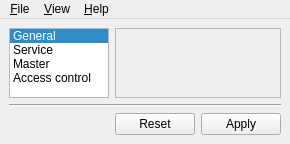
<?xml version="1.0" encoding="UTF-8"?>
<ui version="4.0">
 <class>MainWindow</class>
 <widget class="QMainWindow" name="MainWindow">
  <property name="windowTitle">
   <string>Vyrja Setup</string>
  </property>
  <property name="windowIcon">
   <iconset resource="../resources/configurator.qrc">
    <normaloff>:/configurator/veyon-configurator.png</normaloff>:/configurator/veyon-configurator.png</iconset>
  </property>
  <widget class="QWidget" name="centralwidget">
   <layout class="QGridLayout" name="gridLayout" columnstretch="0,1">
    <item row="0" column="0">
     <widget class="QListWidget" name="pageSelector">
      <property name="verticalScrollBarPolicy">
       <enum>Qt::ScrollBarAsNeeded</enum>
      </property>
      <property name="horizontalScrollBarPolicy">
       <enum>Qt::ScrollBarAlwaysOff</enum>
      </property>
      <property name="sizeAdjustPolicy">
       <enum>QAbstractScrollArea::AdjustToContents</enum>
      </property>
      <property name="iconSize">
       <size>
        <width>48</width>
        <height>48</height>
       </size>
      </property>
      <property name="textElideMode">
       <enum>Qt::ElideNone</enum>
      </property>
      <property name="spacing">
       <number>4</number>
      </property>
      <property name="viewMode">
       <enum>QListView::ListMode</enum>
      </property>
      <property name="uniformItemSizes">
       <bool>true</bool>
      </property>
      <property name="currentRow">
       <number>0</number>
      </property>
      <item>
       <property name="text">
        <string>General</string>
       </property>
       <property name="icon">
        <iconset resource="../resources/configurator.qrc">
         <normaloff>:/configurator/configure-shortcuts.png</normaloff>:/configurator/configure-shortcuts.png</iconset>
       </property>
       <property name="flags">
        <set>ItemIsSelectable|ItemIsUserCheckable|ItemIsEnabled</set>
       </property>
      </item>
      <item>
       <property name="text">
        <string>Service</string>
       </property>
       <property name="icon">
        <iconset resource="../resources/configurator.qrc">
         <normaloff>:/configurator/application-x-sharedlib.png</normaloff>:/configurator/application-x-sharedlib.png</iconset>
       </property>
       <property name="flags">
        <set>ItemIsSelectable|ItemIsUserCheckable|ItemIsEnabled</set>
       </property>
      </item>
      <item>
       <property name="text">
        <string>Master</string>
       </property>
       <property name="icon">
        <iconset resource="../resources/configurator.qrc">
         <normaloff>:/configurator/application-x-ms-dos-executable.png</normaloff>:/configurator/application-x-ms-dos-executable.png</iconset>
       </property>
       <property name="flags">
        <set>ItemIsSelectable|ItemIsUserCheckable|ItemIsEnabled</set>
       </property>
      </item>
      <item>
       <property name="text">
        <string>Access control</string>
       </property>
       <property name="icon">
        <iconset resource="../resources/configurator.qrc">
         <normaloff>:/configurator/network-vpn.png</normaloff>:/configurator/network-vpn.png</iconset>
       </property>
       <property name="flags">
        <set>ItemIsSelectable|ItemIsUserCheckable|ItemIsEnabled</set>
       </property>
      </item>
     </widget>
    </item>
    <item row="0" column="1">
     <widget class="QScrollArea" name="scrollArea">
      <property name="horizontalScrollBarPolicy">
       <enum>Qt::ScrollBarAlwaysOff</enum>
      </property>
      <property name="widgetResizable">
       <bool>true</bool>
      </property>
      <widget class="QWidget" name="scrollAreaWidgetContents">
       <layout class="QVBoxLayout" name="verticalLayout">
        <property name="leftMargin">
         <number>0</number>
        </property>
        <property name="topMargin">
         <number>10</number>
        </property>
        <property name="rightMargin">
         <number>0</number>
        </property>
        <property name="bottomMargin">
         <number>10</number>
        </property>
        <item>
         <widget class="QStackedWidget" name="configPages">
          <property name="currentIndex">
           <number>0</number>
          </property>
          <widget class="GeneralConfigurationPage" name="generalConfigurationPage"/>
          <widget class="ServiceConfigurationPage" name="serviceConfigurationPage"/>
          <widget class="MasterConfigurationPage" name="masterConfigurationPage"/>
          <widget class="AccessControlPage" name="accessControlPage"/>
         </widget>
        </item>
       </layout>
      </widget>
     </widget>
    </item>
    <item row="1" column="0" colspan="2">
     <widget class="Line" name="line">
      <property name="orientation">
       <enum>Qt::Horizontal</enum>
      </property>
     </widget>
    </item>
    <item row="2" column="1">
     <widget class="QDialogButtonBox" name="buttonBox">
      <property name="standardButtons">
       <set>QDialogButtonBox::Apply|QDialogButtonBox::Reset</set>
      </property>
      <property name="centerButtons">
       <bool>true</bool>
      </property>
     </widget>
    </item>
   </layout>
  </widget>
  <widget class="QMenuBar" name="menubar">
   <widget class="QMenu" name="menu_File">
    <property name="title">
     <string>&amp;File</string>
    </property>
    <addaction name="actionLoadSettings"/>
    <addaction name="actionSaveSettings"/>
    <addaction name="separator"/>
    <addaction name="actionResetConfiguration"/>
    <addaction name="separator"/>
    <addaction name="actionQuit"/>
   </widget>
   <widget class="QMenu" name="menu_Help">
    <property name="title">
     <string>&amp;Help</string>
    </property>
    <addaction name="actionAboutVeyon"/>
    <addaction name="actionAboutQt"/>
   </widget>
   <widget class="QMenu" name="menu_View">
    <property name="title">
     <string>&amp;View</string>
    </property>
    <addaction name="viewModeStandard"/>
    <addaction name="viewModeAdvanced"/>
   </widget>
   <addaction name="menu_File"/>
   <addaction name="menu_View"/>
   <addaction name="menu_Help"/>
  </widget>
  <action name="actionQuit">
   <property name="text">
    <string>&amp;Quit</string>
   </property>
   <property name="shortcut">
    <string>Ctrl+Q</string>
   </property>
  </action>
  <action name="actionSaveSettings">
   <property name="icon">
    <iconset resource="../../core/resources/core.qrc">
     <normaloff>:/core/document-save.png</normaloff>:/core/document-save.png</iconset>
   </property>
   <property name="text">
    <string>&amp;Save settings to file</string>
   </property>
   <property name="toolTip">
    <string>Save settings to file</string>
   </property>
   <property name="shortcut">
    <string>Ctrl+S</string>
   </property>
  </action>
  <action name="actionLoadSettings">
   <property name="icon">
    <iconset resource="../../core/resources/core.qrc">
     <normaloff>:/core/document-open.png</normaloff>:/core/document-open.png</iconset>
   </property>
   <property name="text">
    <string>L&amp;oad settings from file</string>
   </property>
   <property name="shortcut">
    <string>Ctrl+O</string>
   </property>
  </action>
  <action name="actionAboutVeyon">
   <property name="icon">
    <iconset resource="../../core/resources/core.qrc">
     <normaloff>:/core/help-about.png</normaloff>:/core/help-about.png</iconset>
   </property>
   <property name="text">
    <string>About Vyrja Classroom</string>
   </property>
  </action>
  <action name="actionAboutQt">
   <property name="text">
    <string>About Qt</string>
   </property>
  </action>
  <action name="actionResetConfiguration">
   <property name="icon">
    <iconset resource="../../core/resources/core.qrc">
     <normaloff>:/core/edit-delete.png</normaloff>:/core/edit-delete.png</iconset>
   </property>
   <property name="text">
    <string>Reset configuration</string>
   </property>
  </action>
  <action name="viewModeStandard">
   <property name="checkable">
    <bool>true</bool>
   </property>
   <property name="text">
    <string>&amp;Standard</string>
   </property>
  </action>
  <action name="viewModeAdvanced">
   <property name="checkable">
    <bool>true</bool>
   </property>
   <property name="text">
    <string>&amp;Advanced</string>
   </property>
  </action>
 </widget>
 <customwidgets>
  <customwidget>
   <class>AccessControlPage</class>
   <extends>QWidget</extends>
   <header>AccessControlPage.h</header>
   <container>1</container>
  </customwidget>
  <customwidget>
   <class>GeneralConfigurationPage</class>
   <extends>QWidget</extends>
   <header>GeneralConfigurationPage.h</header>
   <container>1</container>
  </customwidget>
  <customwidget>
   <class>MasterConfigurationPage</class>
   <extends>QWidget</extends>
   <header>MasterConfigurationPage.h</header>
   <container>1</container>
  </customwidget>
  <customwidget>
   <class>ServiceConfigurationPage</class>
   <extends>QWidget</extends>
   <header>ServiceConfigurationPage.h</header>
   <container>1</container>
  </customwidget>
 </customwidgets>
 <resources>
  <include location="../../core/resources/core.qrc"/>
  <include location="../resources/configurator.qrc"/>
 </resources>
 <connections>
  <connection>
   <sender>pageSelector</sender>
   <signal>currentRowChanged(int)</signal>
   <receiver>configPages</receiver>
   <slot>setCurrentIndex(int)</slot>
   <hints>
    <hint type="sourcelabel">
     <x>108</x>
     <y>301</y>
    </hint>
    <hint type="destinationlabel">
     <x>502</x>
     <y>301</y>
    </hint>
   </hints>
  </connection>
  <connection>
   <sender>actionAboutVeyon</sender>
   <signal>triggered()</signal>
   <receiver>MainWindow</receiver>
   <slot>aboutVeyon()</slot>
   <hints>
    <hint type="sourcelabel">
     <x>-1</x>
     <y>-1</y>
    </hint>
    <hint type="destinationlabel">
     <x>357</x>
     <y>282</y>
    </hint>
   </hints>
  </connection>
  <connection>
   <sender>actionQuit</sender>
   <signal>triggered()</signal>
   <receiver>MainWindow</receiver>
   <slot>close()</slot>
   <hints>
    <hint type="sourcelabel">
     <x>-1</x>
     <y>-1</y>
    </hint>
    <hint type="destinationlabel">
     <x>357</x>
     <y>282</y>
    </hint>
   </hints>
  </connection>
  <connection>
   <sender>actionResetConfiguration</sender>
   <signal>triggered()</signal>
   <receiver>MainWindow</receiver>
   <slot>resetConfiguration()</slot>
   <hints>
    <hint type="sourcelabel">
     <x>-1</x>
     <y>-1</y>
    </hint>
    <hint type="destinationlabel">
     <x>680</x>
     <y>426</y>
    </hint>
   </hints>
  </connection>
 </connections>
 <slots>
  <slot>aboutVeyon()</slot>
  <slot>resetConfiguration()</slot>
 </slots>
</ui>
